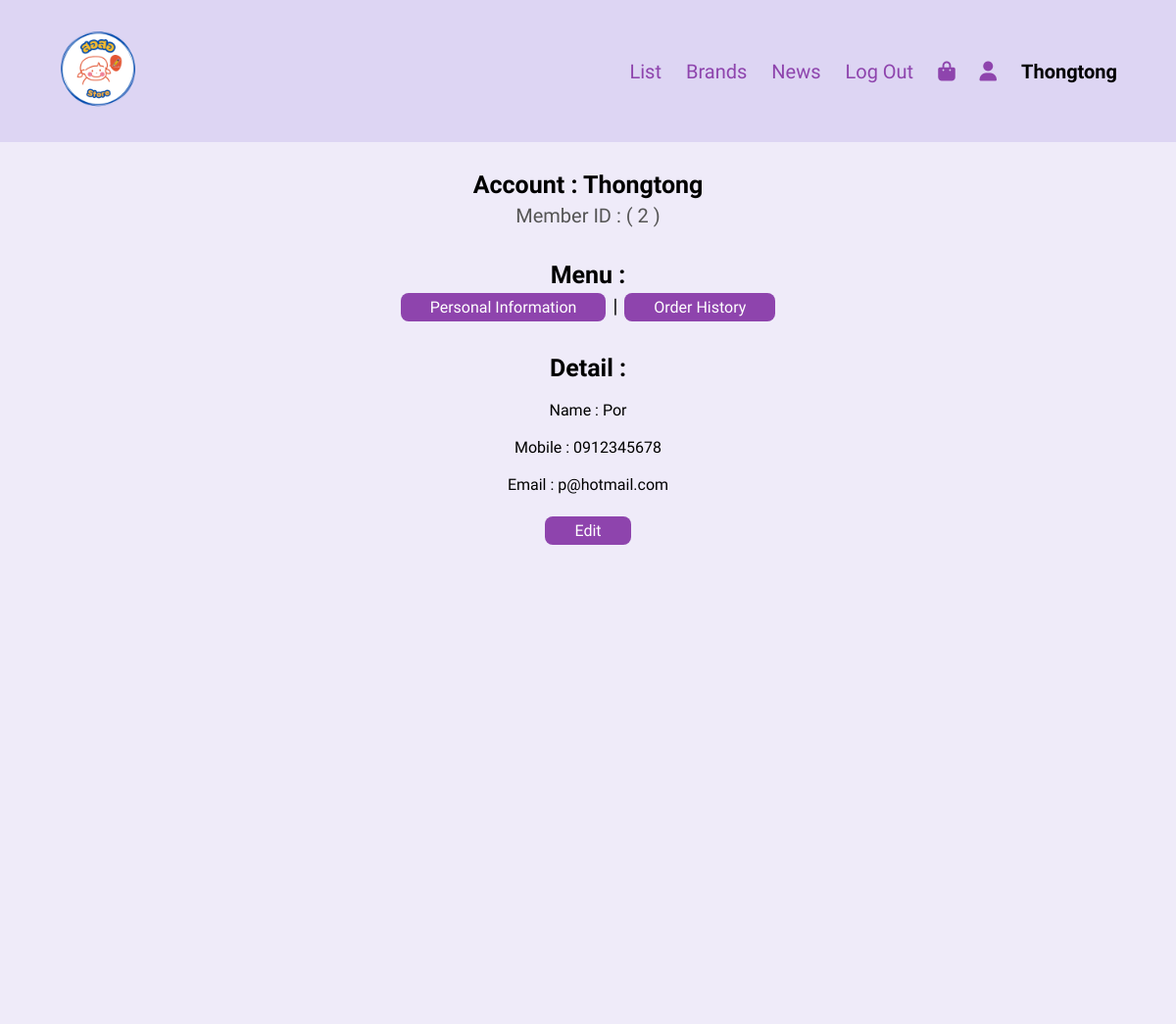
The page /user.php (signed in) on the database its author committed.
### tables this page shows
CREATE TABLE `user` (
  `ID_User` int(10) NOT NULL,
  `Username` varchar(20) NOT NULL,
  `Password` varchar(200) NOT NULL,
  `email` varchar(30) NOT NULL,
  `Tel` varchar(10) NOT NULL,
  `Fullname` varchar(20) NOT NULL
);

### user.php (the view, shortened to what this page needs)
<?php include('connect.php'); ?>
<!DOCTYPE html>
<html lang="en">
<head>
    <link rel="stylesheet" href="./CSS/User.css">
</head>
<body>
    <?php
    if (isset($_SESSION['user_id'])) {
        $ID_User = $_SESSION['user_id'];
    }
    ?>
    <div class="Header" style="font-family: 'Mali', cursive;">
        <div class="Profile">
            <div class="Container">
                <div class="Menu-Bar">
                    <div class="Logo">
                        <a href="./Index.php" > <img src="./PRODUCT/img/logo/logo.png" width="100%" height="100vh"></a>
                    </div>
                    <Nav>
                        <Ul>
                            <div class="Dropdown-Brand">
                                <Li> <a href="./PRODUCT/Brands/JsonBrand.php"> List </a> </Li>
                            </div>
                            <div class="Dropdown-Brand">
                                <Li> <a href="#"> Brands </a> </Li>
                            </div>
                            <div class="Dropdown-Brand">
                                <Li> <a href="./PRODUCT/News/News.php"> News </a> </Li>
                            </div>
                            <div class="Dropdown-Brand">
                                <?php if (isset($_SESSION['username'])) { ?>
                                    <Li> <a href="./Index.php?logout='1'"> Log Out </a> </Li>
                                <?php } else { ?>
                                    <Li> <a href="./Login.php"> Log In </a> </Li>
                                <?php } ?>
                            </div>
                            <div class="Dropdown-Brand">
                                <Li> <a href="./cart.php"> <i class="fa-sharp fa-solid fa-bag-shopping"></i> </a> </Li>
                            </div>
                            <div class="Dropdown-Brand">
                                <Li> <a href="./user.php"> <i class="fa-solid fa-user"> </i> </a> </Li>
                            </div>
                            <div class="Dropdown-Brand">
                                <?php if (isset($_SESSION['username'])) { ?>
                                    <li>
                                        <b>
                                            <?php echo $_SESSION['username']; ?>
                                        </b>
                                    </li>
                                <?php } ?>
                            </div>
                        </Ul>
                    </Nav>
                </div>
            </div>
        </div>
        <div class="Layout">
            <section>
                <div class="Profile-Component">
                    <?php
                    $us = $pdo->prepare("SELECT * FROM user WHERE ID_User = $ID_User");
                    $us->execute();
                    if ($us->rowCount() > 0) {
                        while ($row = $us->fetch(PDO::FETCH_ASSOC)) {
                    ?>
                    <div action="" method="post" class="profilebox"> <br>
                        <div class="#">
                            <b> Account : </b> <b> <?php echo $row['Username']; ?> </b>
                        </div>
                        <div class="Code">
                            <p> Member ID : ( <?php echo $row['ID_User']; ?> ) </p>
                        </div> <br>
                    </div>
                    <ul class="nav nav-tabs">
                        <b> Menu : </b>
                        <li class="nav-item">
                            <a class="nav-link active button" aria-current="page" href="./user.php"> Personal Information </a> |
                            <a class="nav-link button" href="./history.php"> Order History </a>
                        </li>
                    </ul> <br>
                </div>
                <div class="row">
                    <div class="col-md-6">
                        <b style="font-size: 25px;"> Detail : </b> <br><br>
                        <label> Name : <?php echo $row['Fullname']; ?> </label>
                    </div> <br>
                    <div class="col-md-6">
                        <label> Mobile : <?php echo $row['Tel']; ?> </label>
                    </div> <br>
                    <div class="col-md-6">
                        <label> Email : <?php echo $row['email']; ?> </label>
                    </div> <br>
                    <div class="col-md-6">
                        <a class="button" id="record" name="confirm" href="./editprofile.php" value="Edit"> Edit </a> <br>
                    </div>
                </div>
                <?php
                    };
                    };
                ?>
            </section>
        </div>
    </div>
</body>
</html>

### CSS/User.css (style rules this page uses)
* { margin: 0; padding: 0; box-sizing: border-box; }
.Header { background: #DDD5F3; max-width: 100%; }
.Menu-Bar { background: #DDD5F3; display: flex; align-items: center; padding: 20px; font-size: 20px; }
Nav { flex: 1; text-align: right; margin-right: 10px; }
Nav Ul { display: inline-block; list-style-type: none; margin-right: 10px; }
Nav Ul Li { display: inline-block; margin-right: 20px; }
.Dropdown-Brand { position: relative; display: inline-block; }
a { text-decoration: none; color: #8e44ad; }
p { color: #555; }
.Logo { padding-left: 30px; }
.Layout { background: #efebf9; min-height: 900px; }
.Profile-Component { text-align: center; font-size: 25px; }
.Code { padding: 5px; font-size: 20px; }
.nav-item { font-size: 20px; }
.row { text-align: center; }
.button { background-color:#8e44ad; border-radius: 8px; color: white; padding: 5px 30px; text-align: center; text-decoration: none; display: inline-block; font-size: 16px; margin: 4px 2px; cursor: pointer; }

### rows shown on the page
user: Username "Thongtong", ID_User "2", Fullname "Por", Tel "0912345678", email "p@hotmail.com"

### other values the page prints
$_SESSION['username'] "Thongtong"
